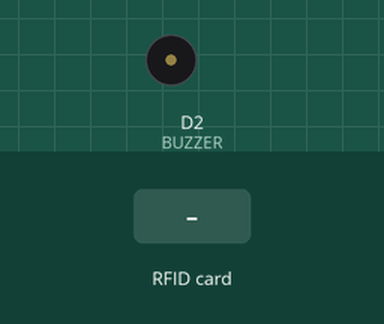
Bench run of a sketch on a simulated ESP8266 (NodeMCU). On the bench: buzzer (waves = sounding, pin HIGH). The inputs (shaded band) are chosen by the test bench. WiFi joins after 1.5 s; servers stay silent unless stated; uploads are accepted with an empty reply; what the sketch prints to the serial monitor is not drawn.

Above: at 5.2 s.
5.3 s: RFID card 5E 7A 19 C4 held to the reader
At 5.5 s:
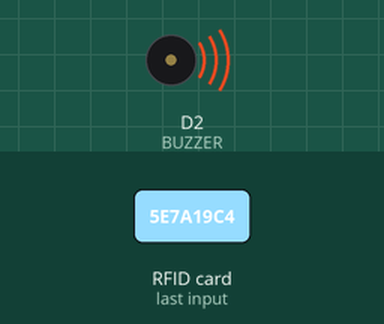
Timing chart, 0 to 8.3 s (numbered marks = the images above; inputs shaded):
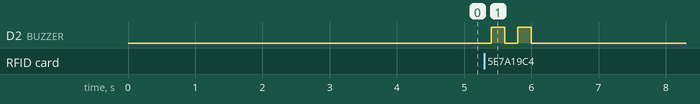

Measured:
- after the input at 5.3 s, D2 (BUZZER): alternates HIGH for 0.20 s and LOW for 0.20 s, 4 changes in all, then stays LOW, starting after 0.10 s

The sketch:

Google_sheet_sending_code.ino
```cpp
#include <SPI.h>
#include <MFRC522.h>
#include <Arduino.h>
#include <ESP8266WiFi.h>
#include <ESP8266WiFiMulti.h>
#include <ESP8266HTTPClient.h>
#include <WiFiClient.h>
#include <WiFiClientSecureBearSSL.h>

// Fingerprint for demo URL, expires on September 11, 2023, needs to be updated well before this date
const uint8_t fingerprint[20] = {0x56, 0xED, 0xC7, 0xDA, 0xBF, 0x51, 0x12, 0xC2, 0x79, 0x43, 0xC6, 0x01, 0xAB, 0xF7, 0x88, 0x98, 0x0F, 0x97, 0xB2, 0xB8};
// 56 ED C7 DA BF 51 12 C2 79 43 C6 01 AB F7 88 98 0F 97 B2 B8

#define RST_PIN  D3     // Configurable, see typical pin layout above
#define SS_PIN   D4     // Configurable, see typical pin layout above
#define BUZZER   D2     // Configurable, see typical pin layout above

MFRC522 mfrc522(SS_PIN, RST_PIN);  // Instance of the class
MFRC522::MIFARE_Key key;
ESP8266WiFiMulti WiFiMulti;
MFRC522::StatusCode status;

/* Be aware of Sector Trailer Blocks */
int blockNum = 2;

/* Create another array to read data from Block */
/* Legthn of buffer should be 2 Bytes more than the size of Block (16 Bytes) */
byte bufferLen = 20;
byte readBlockData[20];

String data2;
const String data1 = "https://script.google.com/macros/s/AKfycbzsZZ6Pj059KpMI9LjQiqZilXne1_KpLVxM8MntVqsDGXnCKR_AfNtJmg8WQE_vjPe5/exec?name=";

void setup()
{
  /* Initialize serial communications with the PC */
  Serial.begin(9600);
  // Serial.setDebugOutput(true);

  Serial.println();
  Serial.println();
  Serial.println();

  for (uint8_t t = 4; t > 0; t--)
  {
    Serial.printf("[SETUP] WAIT %d...\n", t);
    Serial.flush();
    delay(1000);
  }

  WiFi.mode(WIFI_STA);

  /* Put your WIFI Name and Password here */
  WiFiMulti.addAP("JioFiber-5Gh9w", "babui129*");

  /* Set BUZZER as OUTPUT */
  pinMode(BUZZER, OUTPUT);
  /* Initialize SPI bus */
  SPI.begin();
}

void loop()
{
  /* Initialize MFRC522 Module */
  mfrc522.PCD_Init();
  /* Look for new cards */
  /* Reset the loop if no new card is present on RC522 Reader */
  if ( ! mfrc522.PICC_IsNewCardPresent())
  {
    return;
  }
  /* Select one of the cards */
  if ( ! mfrc522.PICC_ReadCardSerial())
  {
    return;
  }
  /* Read data from the same block */
  Serial.println();
  Serial.println(F("Reading last data from RFID..."));
  ReadDataFromBlock(blockNum, readBlockData);
  /* If you want to print the full memory dump, uncomment the next line */
  //mfrc522.PICC_DumpToSerial(&(mfrc522.uid));

  /* Print the data read from block */
  Serial.println();
  Serial.print(F("Last data in RFID:"));
  Serial.print(blockNum);
  Serial.print(F(" --> "));
  for (int j=0 ; j<16 ; j++)
  {
    Serial.write(readBlockData[j]);
  }
  Serial.println();
  digitalWrite(BUZZER, HIGH);
  delay(200);
  digitalWrite(BUZZER, LOW);
  delay(200);
  digitalWrite(BUZZER, HIGH);
  delay(200);
  digitalWrite(BUZZER, LOW);

  // wait for WiFi connection
  if ((WiFiMulti.run() == WL_CONNECTED))
  {
    std::unique_ptr<BearSSL::WiFiClientSecure>client(new BearSSL::WiFiClientSecure);

    client->setFingerprint(fingerprint);
    // Or, if you happy to ignore the SSL certificate, then use the following line instead:
    // client->setInsecure();

    data2 = data1 + String((char*)readBlockData);
    data2.trim();
    Serial.println(data2);

    HTTPClient https;
    Serial.print(F("[HTTPS] begin...\n"));
    if (https.begin(*client, (String)data2))
    {
      // HTTP
      Serial.print(F("[HTTPS] GET...\n"));
      // start connection and send HTTP header
      int httpCode = https.GET();

      // httpCode will be negative on error
      if (httpCode > 0)
      {
        // HTTP header has been send and Server response header has been handled
        Serial.printf("[HTTPS] GET... code: %d\n", httpCode);
        // file found at server
      }
      else
      {
        Serial.printf("[HTTPS] GET... failed, error: %s\n", https.errorToString(httpCode).c_str());
      }
      https.end();
      delay(1000);
    }
    else
    {
      Serial.printf("[HTTPS} Unable to connect\n");
    }
  }
}

void ReadDataFromBlock(int blockNum, byte readBlockData[])
{
  /* Prepare the ksy for authentication */
  /* All keys are set to FFFFFFFFFFFFh at chip delivery from the factory */
  for (byte i = 0; i < 6; i++)
  {
    key.keyByte[i] = 0xFF;
  }
  /* Authenticating the desired data block for Read access using Key A */
  status = mfrc522.PCD_Authenticate(MFRC522::PICC_CMD_MF_AUTH_KEY_A, blockNum, &key, &(mfrc522.uid));

  if (status != MFRC522::STATUS_OK)
  {
     Serial.print("Authentication failed for Read: ");
     Serial.println(mfrc522.GetStatusCodeName(status));
     return;
  }
  else
  {
    Serial.println("Authentication success");
  }

  /* Reading data from the Block */
  status = mfrc522.MIFARE_Read(blockNum, readBlockData, &bufferLen);
  if (status != MFRC522::STATUS_OK)
  {
    Serial.print("Reading failed: ");
    Serial.println(mfrc522.GetStatusCodeName(status));
    return;
  }
  else
  {
    Serial.println("Block was read successfully");
  }
}
```
